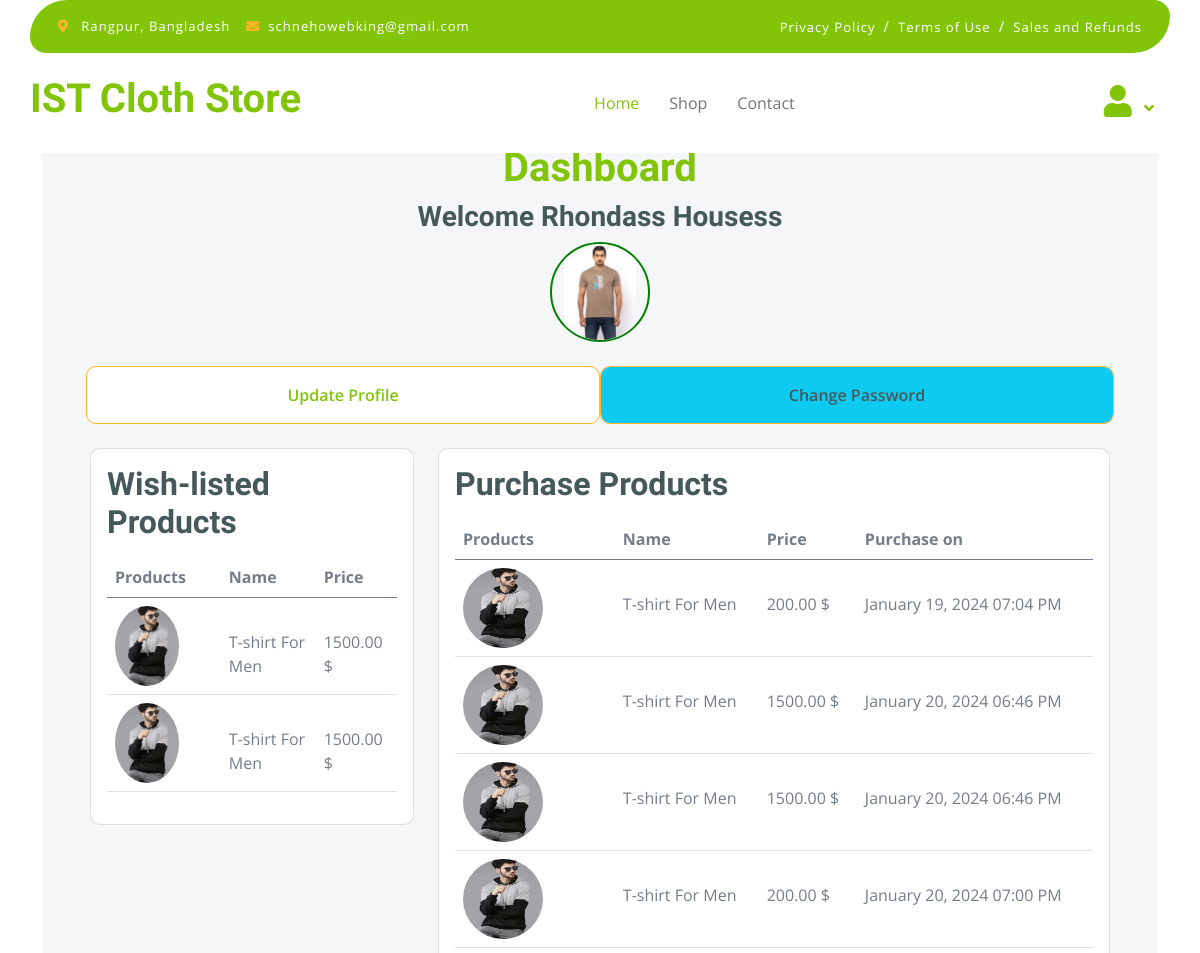
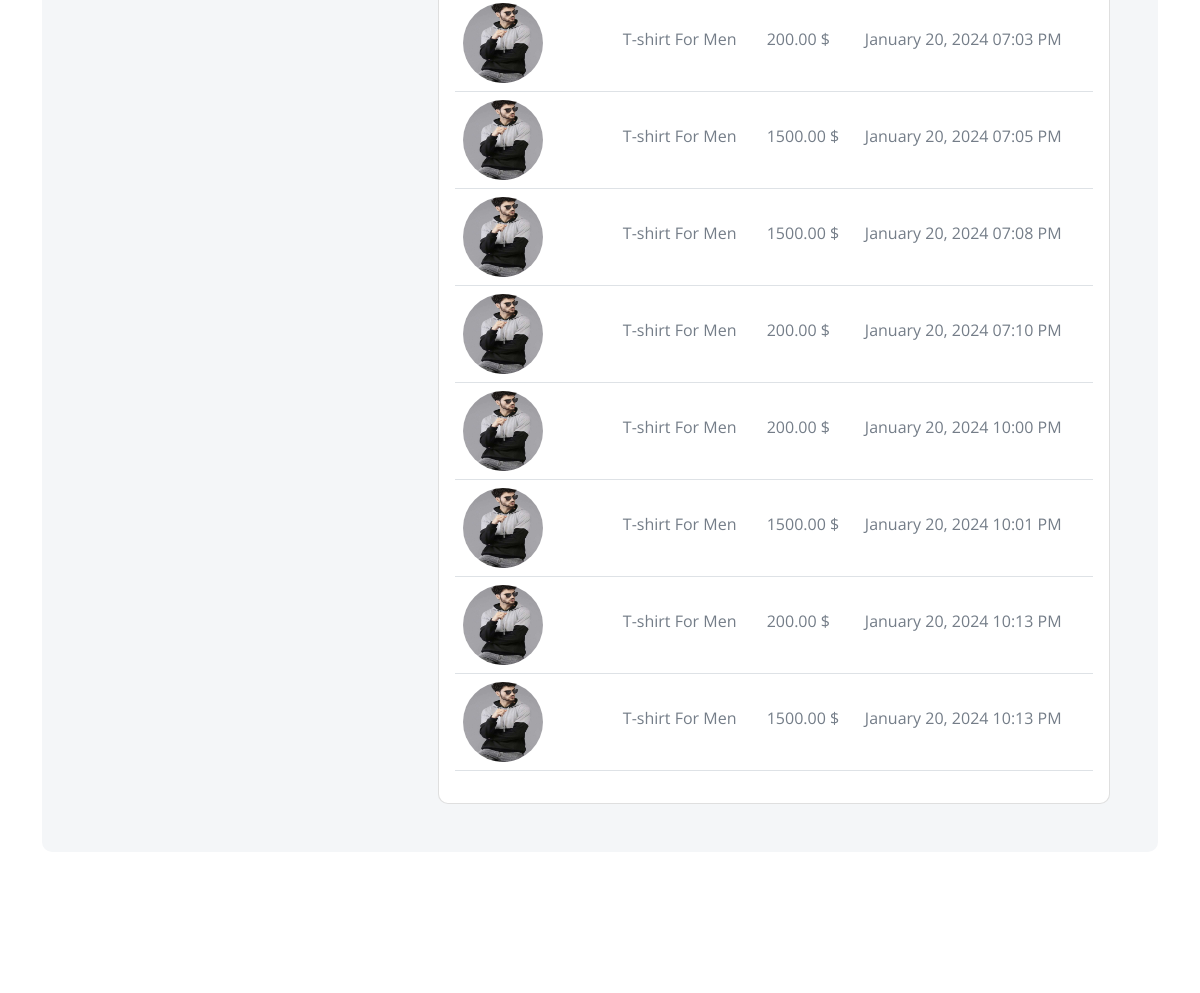
The app's page /accounts/dashboard/ (signed in, upper part), older data (2 pictures, top to bottom).
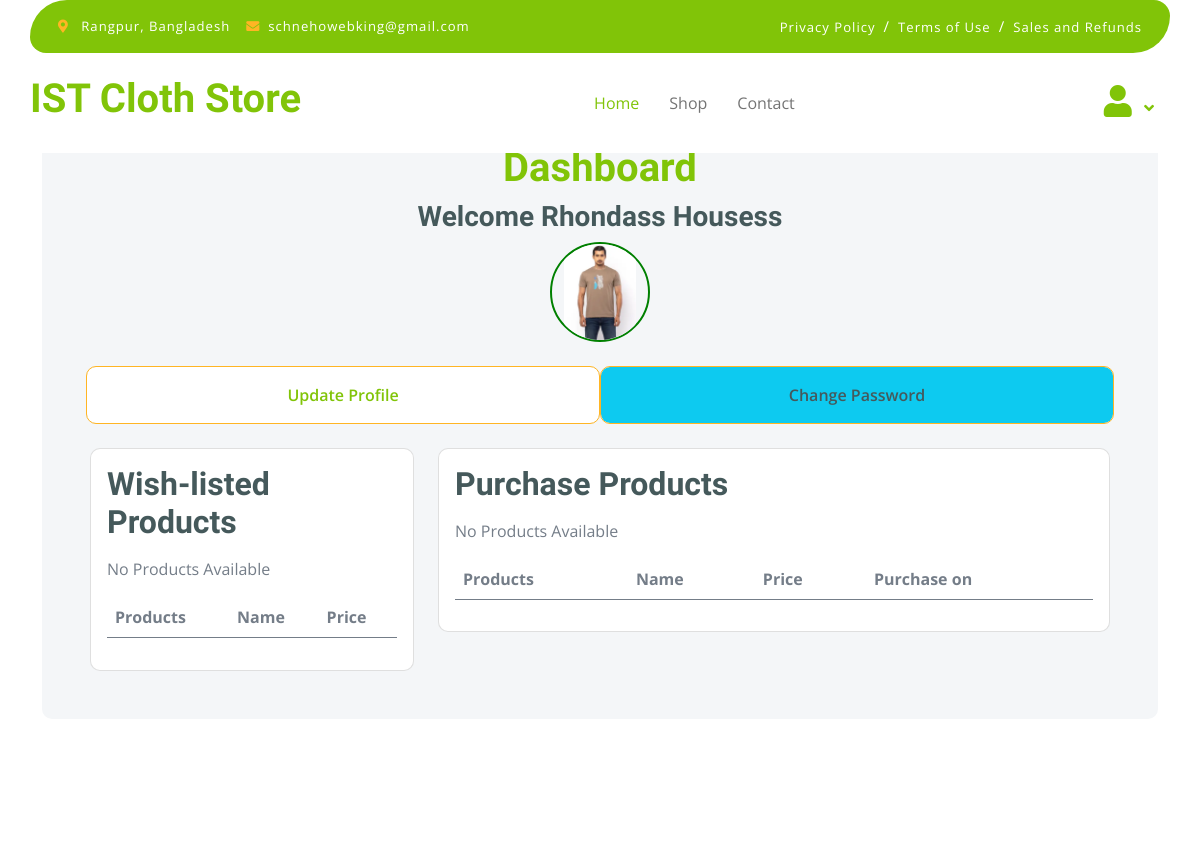
The same page, newer data.
### accounts/models.py (models this page shows, shortened)
class Customer(models.Model):
    user = models.OneToOneField(User, related_name="customer", on_delete=models.CASCADE)
    image = models.ImageField(upload_to="accounts/images/")
    gender = models.CharField(choices = GENDER, max_length = 10)
    mobile_no = models.CharField(max_length = 12)

### products/models.py (models this page shows, shortened)
class Product(models.Model):
    name = models.CharField(max_length=50)
    price = models.DecimalField(max_digits=10, decimal_places=2)
    quantity = models.IntegerField()
    description = models.TextField()
    category = models.ForeignKey(Category, on_delete=models.CASCADE)
    size = models.ForeignKey(Size, on_delete=models.CASCADE)
    color = models.ForeignKey(Color, on_delete=models.CASCADE)
    image = models.ImageField(upload_to="products/media/", blank=True, null=True)

class Purchase(models.Model):
    user = models.ForeignKey(User, on_delete=models.CASCADE)
    product = models.ForeignKey(Product, on_delete=models.CASCADE)
    purchase_price = models.DecimalField(max_digits=10, decimal_places=2)
    purchase_date = models.DateTimeField(auto_now_add=True)

### accounts/views.py (the view)
# urls.py: path('dashboard/', views.UserProfileView.as_view(), name='dashboard'),
class UserProfileView(LoginRequiredMixin, ListView):
    template_name = 'accounts/dashboard.html'
    model = User
    context_object_name = 'user_profile'
    def get_queryset(self):
        return User.objects.filter(pk=self.request.user.pk)
    def get_context_data(self, **kwargs):
        context = super().get_context_data(**kwargs)
        user_wishlist_items = WishList.objects.filter(user=self.request.user).first()
        context['wishlist_items'] = user_wishlist_items.items.all() if user_wishlist_items else []
        user_purchase_items = Purchase.objects.filter(user=self.request.user)
        context['purchase_items'] = user_purchase_items
        return context

### accounts/templates/accounts/dashboard.html (shortened to what this page needs)
{% extends 'base.html' %}
{% load static %}
{% block content %}
        <div class="container-fluid contact py-5">
            <div class="container py-5">
                <div class="p-5 bg-light rounded">
                    {% include 'messages.html' %}
                    <div class="row g-4">
                        <div class="col-12">
                            <div class="text-center mx-auto" style="max-width: 700px;">
                                <h1 class="text-primary">Dashboard</h1>
                                <h3>Welcome {{user.first_name}} {{user.last_name}}</h3>
                                <div class="image-container" style="height:100px; width:100px; border-radius:50%; border: 2.5px solid green; margin: 0 auto;">
                                    {% if user.customer.image %}
                                    <img class="img-fluid cover" src="{{user.customer.image.url}}" alt="" style="height:100%; width:100%; border-radius:50%; object-fit:contain;">
                                    {% else %}
                                    <img class="img-fluid cover" src="{% static 'avatar.jpg' %}" alt="" style="height:100%; width:100%; border-radius:50%; object-fit:contain;">
                                    {% endif %}
                                </div>
                            </div>
                        </div>
                        <div class="col-lg-12">
                            <div class=" d-flex row g-2">
                                {% if form %}
                                <form action="{% url 'profile_update' %}" method="POST">
                                    {% csrf_token %}
                                    {{form}}
                                    <button class="w-70 btn form-control border-secondary py-3 bg-white text-primary col " type="submit">Update</button>
                                </form>
                                {% else %}
                                <a href="{% url 'profile_update' %}" class="w-70 btn form-control border-secondary py-3 bg-white text-primary col " type="submit">Update Profile</a>
                                <a href="{% url 'change_password' %}" class="w-70 btn form-control border-secondary py-3 bg-info text-dark col" type="submit">Change Password</a>
                                {% endif %}
                            </div>
                        </div>
                        <div class="col-lg-4">
                            <div class="card">
                                <div class="card-body">
                                    <div class=" d-flex row g-2">
                                        <h2>Wish-listed Products</h2>
                                        <div class="table-responsive">
                                            <table class="table">
                                                <thead>
                                                    <tr>
                                                        <th scope="col">Products</th>
                                                        <th scope="col">Name</th>
                                                        <th scope="col">Price</th>
                                                    </tr>
                                                </thead>
                                                <tbody>
                                                    {% if wishlist_items %}
                                                    {% for product in wishlist_items %}
                                                    <tr>
                                                        <th scope="row">
                                                            <div class="d-flex align-items-center">
                                                                <img src="{{product.image.url}}" class="img-fluid me-5 rounded-circle" style="width: 80px; height: 80px;" alt="{{product.name}}">
                                                            </div>
                                                        </th>
                                                        <td>
                                                            <p class="mb-0 mt-4">{{product.name}}</p>
                                                        </td>
                                                        <td>
                                                            <p class="mb-0 mt-4">{{product.price}} $</p>
                                                        </td>
                                                    </tr>
                                                    {% endfor %}
                                                    {% else %}
                                                    <tr>
                                                        <p>No Products Available</p>
                                                    </tr>
                                                    {% endif %}
                                                </tbody>
                                            </table>
                                        </div>
                                    </div>
                                </div>
                            </div>
                        </div>
                        <div class="col-lg-8">
                            <div class="card">
                                <div class="card-body">
                                    <div class=" d-flex row g-2">
                                        <h2>Purchase Products</h2>
                                        <div class="table-responsive">
                                            <table class="table">
                                                <thead>
                                                    <tr>
                                                        <th scope="col">Products</th>
                                                        <th scope="col">Name</th>
                                                        <th scope="col">Price</th>
                                                        <th scope="col">Purchase on</th>
                                                    </tr>
                                                </thead>
                                                <tbody>
                                                    {% if purchase_items %}
                                                    {% for product in purchase_items %}
                                                    <tr>
                                                        <th scope="row">
                                                            <div class="d-flex align-items-center">
                                                                <img src="{{product.product.image.url}}" class="img-fluid me-5 rounded-circle" style="width: 80px; height: 80px;" alt="{{product.product.name}}">
                                                            </div>
                                                        </th>
                                                        <td>
                                                            <p class="mb-0 mt-4">{{product.product.name}}</p>
                                                        </td>
                                                        <td>
                                                            <p class="mb-0 mt-4">{{product.product.price}} $</p>
                                                        </td>
                                                        <td>
                                                            <p class="mb-0 mt-4">{{product.purchase_date|date:"F d, Y h:i A"}} </p>
                                                        </td>
                                                    </tr>
                                                    {% endfor %}
                                                    {% else %}
                                                    <tr>
                                                        <p>No Products Available</p>
                                                    </tr>
                                                    {% endif %}
                                                </tbody>
                                            </table>
                                        </div>
                                    </div>
                                </div>
                            </div>
                        </div>
                    </div>
                </div>
            </div>
        </div>
{% endblock %}

### core/templates/base.html (shortened to what this page needs)
{% load static %}
<!DOCTYPE html>
<html lang="en">
    <head>
        <link rel="stylesheet" href="https://use.fontawesome.com/releases/v5.15.4/css/all.css"/>
        <link href="https://cdn.jsdelivr.net/npm/bootstrap-icons@1.4.1/font/bootstrap-icons.css" rel="stylesheet">
        <link href="{% static 'lib/lightbox/css/lightbox.min.css'%}" rel="stylesheet">
        <link href="{% static 'lib/owlcarousel/assets/owl.carousel.min.css'%}" rel="stylesheet">
        <link href="{% static 'css/bootstrap.min.css'%}" rel="stylesheet">
        <link href="{% static 'css/style.css'%}" rel="stylesheet">
    </head>
    <body>
        <div class="container-fluid fixed-top">
            <div class="container topbar bg-primary d-none d-lg-block">
                <div class="d-flex justify-content-between">
                    <div class="top-info ps-2">
                        <small class="me-3"><i class="fas fa-map-marker-alt me-2 text-secondary"></i> <a href="#" class="text-white">Rangpur, Bangladesh</a></small>
                        <small class="me-3"><i class="fas fa-envelope me-2 text-secondary"></i><a href="#" class="text-white">schnehowebking@gmail.com</a></small>
                    </div>
                    <div class="top-link pe-2">
                        <a href="#" class="text-white"><small class="text-white mx-2">Privacy Policy</small>/</a>
                        <a href="#" class="text-white"><small class="text-white mx-2">Terms of Use</small>/</a>
                        <a href="#" class="text-white"><small class="text-white ms-2">Sales and Refunds</small></a>
                    </div>
                </div>
            </div>
            <div class="container px-0">
                <nav class="navbar navbar-light bg-white navbar-expand-xl">
                    <a href="{% url 'home' %}" class="navbar-brand"><h1 class="text-primary display-6">IST Cloth Store</h1></a>
                    <div class="collapse navbar-collapse bg-white" id="navbarCollapse">
                        <div class="navbar-nav mx-auto">
                            <a href="{% url 'home' %}" class="nav-item nav-link active">Home</a>
                            <a href="{% url 'shop' %}" class="nav-item nav-link">Shop</a>
                            <a href="{% url 'contact' %}" class="nav-item nav-link">Contact</a>
                        </div>
                        <div class="d-flex m-3 me-0">
                            <div class="nav-item dropdown">
                                <a href="#" class="my-auto nav-link dropdown-toggle" data-bs-toggle="dropdown">
                                  <i class="fas fa-user fa-2x"></i>
                                </a>
                            </div>
                        </div>
                    </div>
                </nav>
            </div>
        </div>
        {% block content %}
        {% endblock content %}
    </body>
</html>

### core/templates/messages.html (shortened to what this page needs)
<div class="messages">
</div>

### core/static/css/style.css (style rules this page uses)
.btn { font-weight: 600; transition: .5s; }
.btn.border-secondary { transition: 0.5s; }
.fixed-top { transition: 0.5s; background: var(--bs-white); border: 0; }
.topbar { padding: 20px; border-radius: 230px 100px; }
.topbar .top-info { font-size: 15px; line-height: 0; letter-spacing: 1px; display: flex; align-items: center; }
.topbar .top-link { font-size: 15px; line-height: 0; letter-spacing: 1px; display: flex; align-items: center; }
.topbar .top-link a { letter-spacing: 1px; }
.navbar .navbar-nav .nav-link { padding: 10px 15px; font-size: 16px; transition: .5s; }
.navbar { height: 100px; border-bottom: 1px solid rgba(255, 255, 255, .1); }
.navbar .navbar-nav .nav-link:hover, .navbar .navbar-nav .nav-link.active, .fixed-top.bg-white .navbar .navbar-nav .nav-link:hover, .fixed-top.bg-white .navbar .navbar-nav .nav-link.active { color: #81C408; }
.navbar .dropdown-toggle::after { border: none; content: "\f107"; font-family: "Font Awesome 5 Free"; font-weight: 700; vertical-align: middle; margin-left: 8px; }

### core/templates/messages.html (style rules this page uses)
.messages { position: fixed; top: 200; right: 0; width: 300px; padding: 15px; z-index: 1000; }

Row changes from the older to the newer data that the page shows:
removed Product: image (picture), name "T-shirt For Men", price "1500.00"
removed Product: image (picture), name "T-shirt For Men", price "1500.00"
removed Purchase: product.image (picture), product.name "T-shirt For Men", product.price "200.00", purchase_date "January 19, 2024 07:04 PM"
removed Purchase: product.image (picture), product.name "T-shirt For Men", product.price "1500.00", purchase_date "January 20, 2024 06:46 PM"
removed Purchase: product.image (picture), product.name "T-shirt For Men", product.price "1500.00", purchase_date "January 20, 2024 06:46 PM"
removed Purchase: product.image (picture), product.name "T-shirt For Men", product.price "200.00", purchase_date "January 20, 2024 07:00 PM"
removed Purchase: product.image (picture), product.name "T-shirt For Men", product.price "200.00", purchase_date "January 20, 2024 07:03 PM"
removed Purchase: product.image (picture), product.name "T-shirt For Men", product.price "1500.00", purchase_date "January 20, 2024 07:05 PM"
removed Purchase: product.image (picture), product.name "T-shirt For Men", product.price "1500.00", purchase_date "January 20, 2024 07:08 PM"
removed Purchase: product.image (picture), product.name "T-shirt For Men", product.price "200.00", purchase_date "January 20, 2024 07:10 PM"
removed Purchase: product.image (picture), product.name "T-shirt For Men", product.price "200.00", purchase_date "January 20, 2024 10:00 PM"
removed Purchase: product.image (picture), product.name "T-shirt For Men", product.price "1500.00", purchase_date "January 20, 2024 10:01 PM"
removed Purchase: product.image (picture), product.name "T-shirt For Men", product.price "200.00", purchase_date "January 20, 2024 10:13 PM"
removed Purchase: product.image (picture), product.name "T-shirt For Men", product.price "1500.00", purchase_date "January 20, 2024 10:13 PM"
Text that changed along with them:
text now shown: "No Products Available No Products Available"
